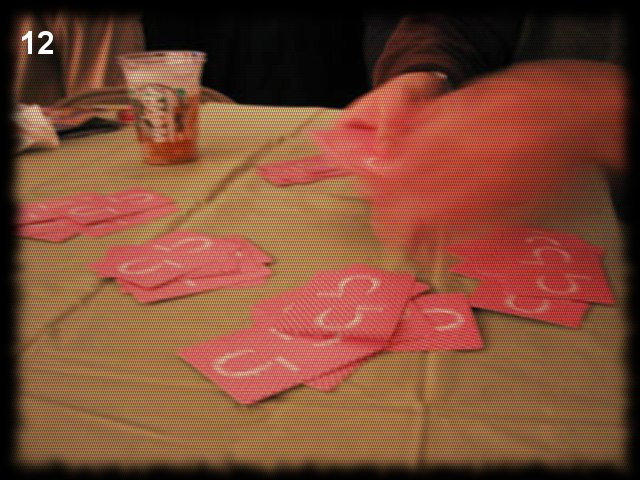
#> input picture PC12/evil1.jpg, 640 x 480 px
$ python pc12.py
#> lines starting #> are read from the running program, lines starting #| are printed output that depends on the picture
from PIL import Image
im = Image.open('evil1.jpg')
#> im is the input picture: PIL image 640x480 RGB; mean R, G, B 125.2, 74.5, 53.1

pixels = list(im.getdata())
#> pixels = 307200 items
width, height = im.size
#> width = 640; height = 480

a = pixels[::2]
#> a = 153600 items
b = pixels[1::2]
#> b = 153600 items

im2 = Image.new(im.mode, (width,height))
#> im2: PIL image 640x480 RGB; every value is 0
im2.putdata(a)
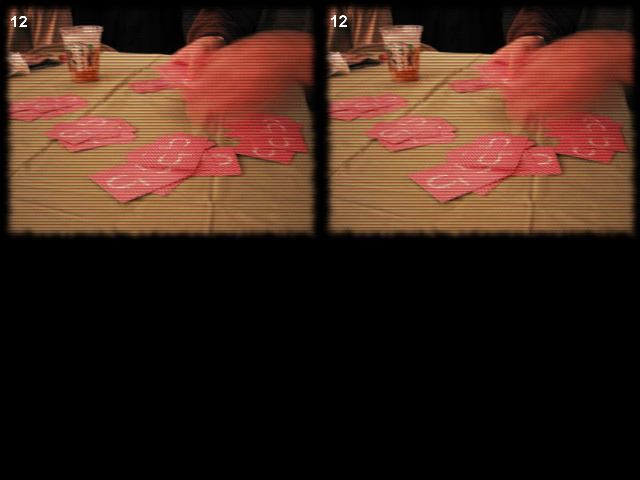
#> im2: PIL image 640x480 RGB; mean R, G, B 62.6, 37.2, 26.5
im2.show()
